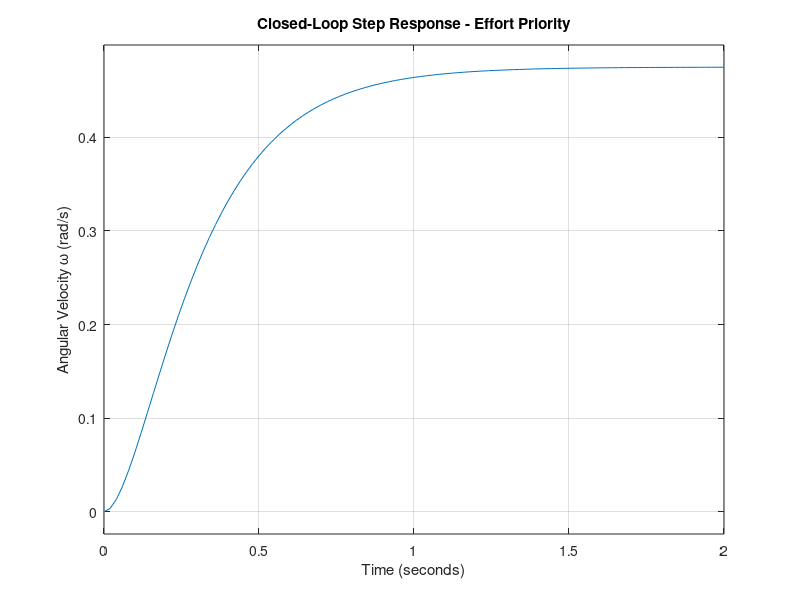

Here is the MATLAB script that generated this plot:
A = [-4, -0.2; 10, -10];
B = [2; 0];
C = [0, 1]; 
D = 0;
Q = [1, 0; 
     0, 1]; 
R = 100;         

[K_star, P, E] = lqr(A, B, Q, R);

disp('Optimal Gain Matrix K*:');
disp(K_star);

A_cl = A - B*K_star;
closed_loop_poles = eig(A_cl);

disp('Closed-Loop Poles:');
disp(closed_loop_poles);

sys_cl = ss(A_cl, B, C, D);
figure;
step(sys_cl);
title('Closed-Loop Step Response - Effort Priority');
xlabel('Time (seconds)');
ylabel('Angular Velocity \omega (rad/s)');
grid on;
